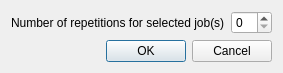
<?xml version="1.0" encoding="UTF-8"?>
<ui version="4.0">
 <class>Dialog_JobRepetitions</class>
 <widget class="QDialog" name="Dialog_JobRepetitions">
  <property name="geometry">
   <rect>
    <x>0</x>
    <y>0</y>
    <width>258</width>
    <height>69</height>
   </rect>
  </property>
  <property name="windowTitle">
   <string>Please set job repetitions</string>
  </property>
  <layout class="QVBoxLayout" name="verticalLayout">
   <item>
    <layout class="QHBoxLayout" name="horizontalLayout">
     <item>
      <widget class="QLabel" name="label_number_reps">
       <property name="text">
        <string>Number of repetitions for selected job(s)</string>
       </property>
      </widget>
     </item>
     <item>
      <widget class="QSpinBox" name="spinBox_number_reps"/>
     </item>
    </layout>
   </item>
   <item>
    <widget class="QDialogButtonBox" name="buttonBox">
     <property name="orientation">
      <enum>Qt::Horizontal</enum>
     </property>
     <property name="standardButtons">
      <set>QDialogButtonBox::Cancel|QDialogButtonBox::Ok</set>
     </property>
    </widget>
   </item>
  </layout>
 </widget>
 <resources/>
 <connections>
  <connection>
   <sender>buttonBox</sender>
   <signal>accepted()</signal>
   <receiver>Dialog_JobRepetitions</receiver>
   <slot>accept()</slot>
   <hints>
    <hint type="sourcelabel">
     <x>248</x>
     <y>254</y>
    </hint>
    <hint type="destinationlabel">
     <x>157</x>
     <y>274</y>
    </hint>
   </hints>
  </connection>
  <connection>
   <sender>buttonBox</sender>
   <signal>rejected()</signal>
   <receiver>Dialog_JobRepetitions</receiver>
   <slot>reject()</slot>
   <hints>
    <hint type="sourcelabel">
     <x>316</x>
     <y>260</y>
    </hint>
    <hint type="destinationlabel">
     <x>286</x>
     <y>274</y>
    </hint>
   </hints>
  </connection>
 </connections>
</ui>
